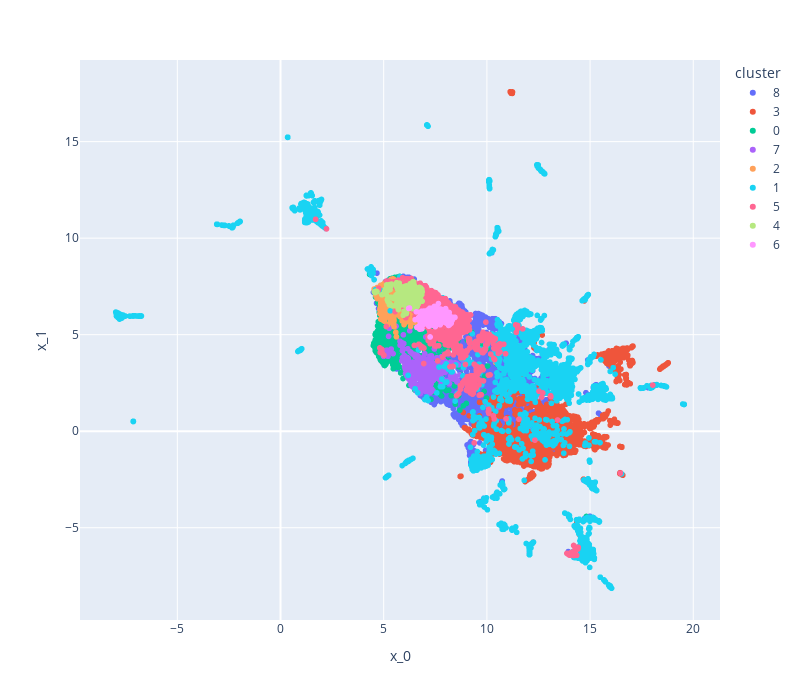

Notebook cell for this chart:
### Code cell
from src.tools.dim_reduction import reduce_umap
from src.tools.vis_utils import plot_clusters

ble = reduce_umap(embedding, n_components=2, n_neighbors=15, metric="cosine")[0]
ble["cluster"] = df_full["cluster"]
plot_clusters(ble)

### Figure 1 — Plotly figure (JSON) as saved in the notebook; plotly's stock layout.template omitted (floating-point values rounded to 4 significant figures; data arrays with more than 128 entries replaced by an {"elided": "..."} marker saying what was removed)
{"data": [{"hovertemplate": "cluster=8<br>x_0=%{x}<br>x_1=%{y}<extra></extra>", "legendgroup": "8", "marker": {"color": "#636efa", "symbol": "circle"}, "mode": "markers", "name": "8", "showlegend": true, "type": "scattergl", "x": {"elided": "3753 float values"}, "xaxis": "x", "y": {"elided": "3753 float values"}, "yaxis": "y"}, {"hovertemplate": "cluster=3<br>x_0=%{x}<br>x_1=%{y}<extra></extra>", "legendgroup": "3", "marker": {"color": "#EF553B", "symbol": "circle"}, "mode": "markers", "name": "3", "showlegend": true, "type": "scattergl", "x": {"elided": "3557 float values"}, "xaxis": "x", "y": {"elided": "3557 float values"}, "yaxis": "y"}, {"hovertemplate": "cluster=0<br>x_0=%{x}<br>x_1=%{y}<extra></extra>", "legendgroup": "0", "marker": {"color": "#00cc96", "symbol": "circle"}, "mode": "markers", "name": "0", "showlegend": true, "type": "scattergl", "x": {"elided": "2160 float values"}, "xaxis": "x", "y": {"elided": "2160 float values"}, "yaxis": "y"}, {"hovertemplate": "cluster=7<br>x_0=%{x}<br>x_1=%{y}<extra></extra>", "legendgroup": "7", "marker": {"color": "#ab63fa", "symbol": "circle"}, "mode": "markers", "name": "7", "showlegend": true, "type": "scattergl", "x": {"elided": "737 float values"}, "xaxis": "x", "y": {"elided": "737 float values"}, "yaxis": "y"}, {"hovertemplate": "cluster=2<br>x_0=%{x}<br>x_1=%{y}<extra></extra>", "legendgroup": "2", "marker": {"color": "#FFA15A", "symbol": "circle"}, "mode": "markers", "name": "2", "showlegend": true, "type": "scattergl", "x": {"elided": "1172 float values"}, "xaxis": "x", "y": {"elided": "1172 float values"}, "yaxis": "y"}, {"hovertemplate": "cluster=1<br>x_0=%{x}<br>x_1=%{y}<extra></extra>", "legendgroup": "1", "marker": {"color": "#19d3f3", "symbol": "circle"}, "mode": "markers", "name": "1", "showlegend": true, "type": "scattergl", "x": {"elided": "4926 float values"}, "xaxis": "x", "y": {"elided": "4926 float values"}, "yaxis": "y"}, {"hovertemplate": "cluster=5<br>x_0=%{x}<br>x_1=%{y}<extra></extra>", "legendgroup": "5", "marker": {"color": "#FF6692", "symbol": "circle"}, "mode": "markers", "name": "5", "showlegend": true, "type": "scattergl", "x": {"elided": "1101 float values"}, "xaxis": "x", "y": {"elided": "1101 float values"}, "yaxis": "y"}, {"hovertemplate": "cluster=4<br>x_0=%{x}<br>x_1=%{y}<extra></extra>", "legendgroup": "4", "marker": {"color": "#B6E880", "symbol": "circle"}, "mode": "markers", "name": "4", "showlegend": true, "type": "scattergl", "x": {"elided": "208 float values"}, "xaxis": "x", "y": {"elided": "208 float values"}, "yaxis": "y"}, {"hovertemplate": "cluster=6<br>x_0=%{x}<br>x_1=%{y}<extra></extra>", "legendgroup": "6", "marker": {"color": "#FF97FF", "symbol": "circle"}, "mode": "markers", "name": "6", "showlegend": true, "type": "scattergl", "x": {"elided": "233 float values"}, "xaxis": "x", "y": {"elided": "233 float values"}, "yaxis": "y"}], "layout": {"height": 700, "legend": {"title": {"text": "cluster"}, "tracegroupgap": 0}, "margin": {"t": 60}, "width": 800, "xaxis": {"anchor": "y", "domain": [0, 1], "title": {"text": "x_0"}}, "yaxis": {"anchor": "x", "domain": [0, 1], "title": {"text": "x_1"}}}}
